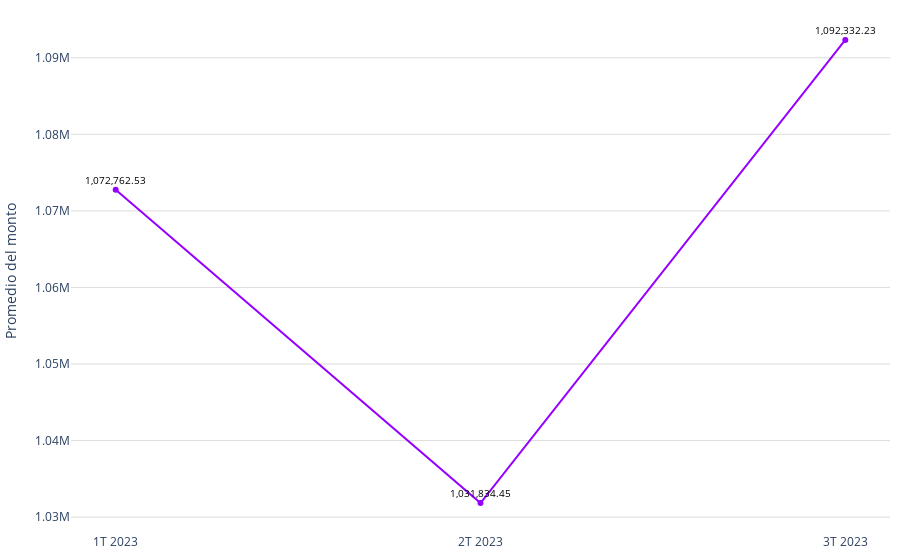

Notebook source saved alongside this figure:
### Code cell
# Datos
trimestres = promedio_monto_por_modalidad_mes['trimestre']
modalidades = promedio_monto_por_modalidad_mes['modalidad']
promedios = promedio_monto_por_modalidad_mes['promedio']

# Limpiar las cadenas de promedio y convertirlas a números
promedios_limpios = [float(promedio.replace(',', '')) for promedio in promedios]

colors = ['#9500ff', '#ff0059']
fig = go.Figure()

# Agregar líneas para cada modalidad
for i, modalidad in enumerate(modalidades.unique()):
    df_modalidad = promedio_monto_por_modalidad_mes[promedio_monto_por_modalidad_mes['modalidad'] == modalidad]
    fig.add_trace(go.Scatter(
        x=df_modalidad['trimestre'],
        y=df_modalidad['promedio'].apply(lambda x: float(x.replace(',', ''))),  # Usar los promedios limpios
        mode='markers+lines',
        name=modalidad,
        line=dict(color=colors[i % len(colors)])  # Asignar colores a las líneas
    ))

fig.update_layout(
    #title='Promedio de valor de créditos para viviendas nuevas y usadas (2023)',
    #xaxis=dict(title='Trimestre'),
    yaxis=dict(title='Promedio del monto', gridcolor='#dddcda'),
    margin=dict(l=10, r=10, t=10, b=10),  # Ajusta los márgenes (left, right, top, bottom)
    plot_bgcolor='rgba(0,0,0,0)',  # Color de fondo del gráfico
)

# Agregar etiquetas de texto a los puntos
for trace in fig.data:
    df_modalidad = promedio_monto_por_modalidad_mes[promedio_monto_por_modalidad_mes['modalidad'] == trace.name]
    for i, point in enumerate(trace.y):
        fig.add_annotation(
            x=trace.x[i],
            y=point,
            text=f'{df_modalidad.iloc[i]["promedio"]}',
            showarrow=False,
            font=dict(color='black', size=10),
            yshift=10
        )

# Exportar gráfica como archivo HTML
def guardar_grafico_como_html(fig, nombre_archivo, carpeta='assets\graficas'):
    # Crear la carpeta si no existe
    if not os.path.exists(carpeta):
        os.makedirs(carpeta)
    
    # Gráfica como archivo HTML en la carpeta especificada
    pio.write_html(fig, f'{carpeta}/{nombre_archivo}.html')

guardar_grafico_como_html(fig, 'g_scatt_creditos_nuevausada_2024', carpeta='assets\graficas')
fig.show()

### Figure 1 — Plotly figure (JSON) as saved in the notebook; plotly's stock layout.template omitted (floating-point values rounded to 4 significant figures)
{"data": [{"line": {"color": "#9500ff"}, "mode": "markers+lines", "name": "Nueva", "type": "scatter", "x": ["1T 2023", "2T 2023", "3T 2023"], "y": [1073000.0, 1032000.0, 1092000.0]}], "layout": {"annotations": [{"font": {"color": "black", "size": 10}, "showarrow": false, "text": "1,072,762.53", "x": "1T 2023", "y": 1073000.0, "yshift": 10}, {"font": {"color": "black", "size": 10}, "showarrow": false, "text": "1,031,834.45", "x": "2T 2023", "y": 1032000.0, "yshift": 10}, {"font": {"color": "black", "size": 10}, "showarrow": false, "text": "1,092,332.23", "x": "3T 2023", "y": 1092000.0, "yshift": 10}], "margin": {"b": 10, "l": 10, "r": 10, "t": 10}, "plot_bgcolor": "rgba(0,0,0,0)", "yaxis": {"gridcolor": "#dddcda", "title": {"text": "Promedio del monto"}}}}
